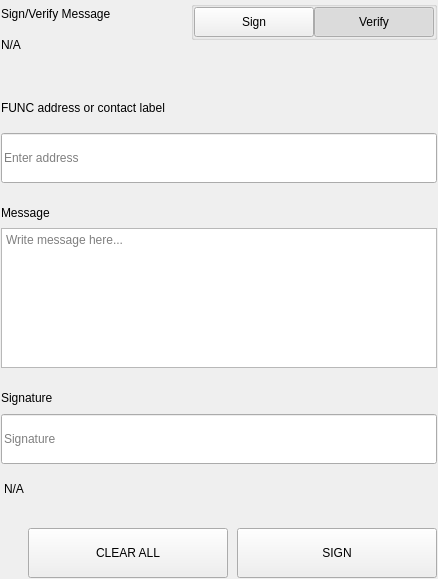
<?xml version="1.0" encoding="UTF-8"?>
<ui version="4.0">
 <class>SettingsSignMessageWidgets</class>
 <widget class="QWidget" name="SettingsSignMessageWidgets">
  <property name="geometry">
   <rect>
    <x>0</x>
    <y>0</y>
    <width>438</width>
    <height>579</height>
   </rect>
  </property>
  <property name="windowTitle">
   <string>Form</string>
  </property>
  <layout class="QVBoxLayout" name="verticalLayout">
   <property name="spacing">
    <number>0</number>
   </property>
   <property name="leftMargin">
    <number>0</number>
   </property>
   <property name="topMargin">
    <number>0</number>
   </property>
   <property name="rightMargin">
    <number>0</number>
   </property>
   <property name="bottomMargin">
    <number>0</number>
   </property>
   <item>
    <widget class="QWidget" name="left" native="true">
     <layout class="QVBoxLayout" name="verticalLayout_3">
      <property name="leftMargin">
       <number>0</number>
      </property>
      <property name="topMargin">
       <number>0</number>
      </property>
      <property name="rightMargin">
       <number>0</number>
      </property>
      <property name="bottomMargin">
       <number>0</number>
      </property>
      <item>
       <widget class="QWidget" name="container_sign" native="true">
        <layout class="QVBoxLayout" name="verticalLayout_2">
         <property name="spacing">
          <number>0</number>
         </property>
         <property name="leftMargin">
          <number>1</number>
         </property>
         <property name="topMargin">
          <number>1</number>
         </property>
         <property name="rightMargin">
          <number>1</number>
         </property>
         <property name="bottomMargin">
          <number>1</number>
         </property>
         <item>
          <layout class="QHBoxLayout" name="horizontalLayout_3" stretch="3,1">
           <property name="spacing">
            <number>40</number>
           </property>
           <item>
            <layout class="QVBoxLayout" name="verticalLayoutTitle">
             <property name="spacing">
              <number>5</number>
             </property>
             <item>
              <widget class="QLabel" name="labelTitle">
               <property name="text">
                <string>Sign/Verify Message</string>
               </property>
              </widget>
             </item>
             <item>
              <widget class="QLabel" name="labelSubtitle1">
               <property name="text">
                <string notr="true">N/A</string>
               </property>
               <property name="wordWrap">
                <bool>true</bool>
               </property>
              </widget>
             </item>
            </layout>
           </item>
           <item alignment="Qt::AlignRight|Qt::AlignTop">
            <widget class="QWidget" name="containerSwitch" native="true">
             <property name="styleSheet">
              <string notr="true">#containerSwitch{
	padding-top:9px;
}</string>
             </property>
             <layout class="QVBoxLayout" name="verticalLayout_6">
              <property name="spacing">
               <number>4</number>
              </property>
              <property name="leftMargin">
               <number>0</number>
              </property>
              <property name="topMargin">
               <number>0</number>
              </property>
              <property name="rightMargin">
               <number>0</number>
              </property>
              <property name="bottomMargin">
               <number>0</number>
              </property>
              <item alignment="Qt::AlignRight">
               <widget class="QGroupBox" name="groupBox">
                <property name="sizePolicy">
                 <sizepolicy hsizetype="Fixed" vsizetype="Preferred">
                  <horstretch>0</horstretch>
                  <verstretch>0</verstretch>
                 </sizepolicy>
                </property>
                <property name="title">
                 <string/>
                </property>
                <property name="alignment">
                 <set>Qt::AlignRight|Qt::AlignTop|Qt::AlignTrailing</set>
                </property>
                <layout class="QHBoxLayout" name="horizontalLayout_4">
                 <property name="spacing">
                  <number>0</number>
                 </property>
                 <property name="leftMargin">
                  <number>0</number>
                 </property>
                 <property name="topMargin">
                  <number>0</number>
                 </property>
                 <property name="rightMargin">
                  <number>0</number>
                 </property>
                 <property name="bottomMargin">
                  <number>0</number>
                 </property>
                 <item>
                  <widget class="QPushButton" name="pushSign">
                   <property name="minimumSize">
                    <size>
                     <width>120</width>
                     <height>30</height>
                    </size>
                   </property>
                   <property name="maximumSize">
                    <size>
                     <width>120</width>
                     <height>30</height>
                    </size>
                   </property>
                   <property name="focusPolicy">
                    <enum>Qt::NoFocus</enum>
                   </property>
                   <property name="text">
                    <string>Sign</string>
                   </property>
                   <property name="checkable">
                    <bool>true</bool>
                   </property>
                   <property name="autoExclusive">
                    <bool>true</bool>
                   </property>
                  </widget>
                 </item>
                 <item>
                  <widget class="QPushButton" name="pushVerify">
                   <property name="minimumSize">
                    <size>
                     <width>120</width>
                     <height>30</height>
                    </size>
                   </property>
                   <property name="maximumSize">
                    <size>
                     <width>120</width>
                     <height>30</height>
                    </size>
                   </property>
                   <property name="focusPolicy">
                    <enum>Qt::NoFocus</enum>
                   </property>
                   <property name="text">
                    <string>Verify</string>
                   </property>
                   <property name="checkable">
                    <bool>true</bool>
                   </property>
                   <property name="checked">
                    <bool>true</bool>
                   </property>
                   <property name="autoExclusive">
                    <bool>true</bool>
                   </property>
                  </widget>
                 </item>
                </layout>
               </widget>
              </item>
              <item alignment="Qt::AlignHCenter|Qt::AlignTop">
               <widget class="QLabel" name="labelSubtitleSwitch">
                <property name="text">
                 <string/>
                </property>
                <property name="alignment">
                 <set>Qt::AlignRight|Qt::AlignTrailing|Qt::AlignVCenter</set>
                </property>
               </widget>
              </item>
             </layout>
            </widget>
           </item>
          </layout>
         </item>
         <item>
          <spacer name="verticalSpacer_2">
           <property name="orientation">
            <enum>Qt::Vertical</enum>
           </property>
           <property name="sizeType">
            <enum>QSizePolicy::Fixed</enum>
           </property>
           <property name="sizeHint" stdset="0">
            <size>
             <width>20</width>
             <height>40</height>
            </size>
           </property>
          </spacer>
         </item>
         <item>
          <widget class="QWidget" name="containerAddress" native="true">
           <property name="sizePolicy">
            <sizepolicy hsizetype="Preferred" vsizetype="Fixed">
             <horstretch>0</horstretch>
             <verstretch>0</verstretch>
            </sizepolicy>
           </property>
           <layout class="QVBoxLayout" name="verticalLayout_5" stretch="0,0">
            <property name="spacing">
             <number>15</number>
            </property>
            <property name="leftMargin">
             <number>0</number>
            </property>
            <property name="topMargin">
             <number>0</number>
            </property>
            <property name="rightMargin">
             <number>0</number>
            </property>
            <property name="bottomMargin">
             <number>0</number>
            </property>
            <item>
             <widget class="QLabel" name="labelSubtitleAddress">
              <property name="minimumSize">
               <size>
                <width>0</width>
                <height>20</height>
               </size>
              </property>
              <property name="maximumSize">
               <size>
                <width>16777215</width>
                <height>20</height>
               </size>
              </property>
              <property name="text">
               <string>FUNC address or contact label</string>
              </property>
             </widget>
            </item>
            <item>
             <widget class="QLineEdit" name="addressIn_SM">
              <property name="minimumSize">
               <size>
                <width>0</width>
                <height>50</height>
               </size>
              </property>
              <property name="maximumSize">
               <size>
                <width>16777215</width>
                <height>50</height>
               </size>
              </property>
              <property name="placeholderText">
               <string>Enter address</string>
              </property>
             </widget>
            </item>
           </layout>
          </widget>
         </item>
         <item>
          <spacer name="verticalSpacer_3">
           <property name="orientation">
            <enum>Qt::Vertical</enum>
           </property>
           <property name="sizeType">
            <enum>QSizePolicy::Fixed</enum>
           </property>
           <property name="sizeHint" stdset="0">
            <size>
             <width>20</width>
             <height>20</height>
            </size>
           </property>
          </spacer>
         </item>
         <item>
          <layout class="QVBoxLayout" name="verticalLayout_9">
           <property name="spacing">
            <number>5</number>
           </property>
           <item>
            <widget class="QLabel" name="labelSubtitleMessage">
             <property name="minimumSize">
              <size>
               <width>0</width>
               <height>20</height>
              </size>
             </property>
             <property name="maximumSize">
              <size>
               <width>16777215</width>
               <height>20</height>
              </size>
             </property>
             <property name="text">
              <string>Message</string>
             </property>
            </widget>
           </item>
           <item>
            <widget class="QPlainTextEdit" name="messageIn_SM">
             <property name="minimumSize">
              <size>
               <width>0</width>
               <height>140</height>
              </size>
             </property>
             <property name="maximumSize">
              <size>
               <width>16777215</width>
               <height>140</height>
              </size>
             </property>
             <property name="placeholderText">
              <string>Write message here...</string>
             </property>
            </widget>
           </item>
          </layout>
         </item>
         <item>
          <spacer name="verticalSpacer_4">
           <property name="orientation">
            <enum>Qt::Vertical</enum>
           </property>
           <property name="sizeType">
            <enum>QSizePolicy::Fixed</enum>
           </property>
           <property name="sizeHint" stdset="0">
            <size>
             <width>20</width>
             <height>20</height>
            </size>
           </property>
          </spacer>
         </item>
         <item>
          <widget class="QWidget" name="widget" native="true">
           <property name="minimumSize">
            <size>
             <width>0</width>
             <height>75</height>
            </size>
           </property>
           <property name="maximumSize">
            <size>
             <width>16777215</width>
             <height>16777215</height>
            </size>
           </property>
           <layout class="QVBoxLayout" name="verticalLayout_4">
            <property name="leftMargin">
             <number>0</number>
            </property>
            <property name="topMargin">
             <number>0</number>
            </property>
            <property name="rightMargin">
             <number>0</number>
            </property>
            <property name="bottomMargin">
             <number>0</number>
            </property>
            <item>
             <widget class="QLabel" name="labelSubtitleSignature">
              <property name="minimumSize">
               <size>
                <width>0</width>
                <height>20</height>
               </size>
              </property>
              <property name="maximumSize">
               <size>
                <width>16777215</width>
                <height>20</height>
               </size>
              </property>
              <property name="text">
               <string>Signature</string>
              </property>
             </widget>
            </item>
            <item>
             <widget class="QLineEdit" name="signatureOut_SM">
              <property name="minimumSize">
               <size>
                <width>0</width>
                <height>50</height>
               </size>
              </property>
              <property name="placeholderText">
               <string>Signature</string>
              </property>
             </widget>
            </item>
           </layout>
          </widget>
         </item>
         <item>
          <widget class="QLabel" name="statusLabel_SM">
           <property name="styleSheet">
            <string notr="true">padding-top:5px;</string>
           </property>
           <property name="text">
            <string notr="true">N/A</string>
           </property>
          </widget>
         </item>
         <item>
          <spacer name="verticalSpacer">
           <property name="orientation">
            <enum>Qt::Vertical</enum>
           </property>
           <property name="sizeType">
            <enum>QSizePolicy::Fixed</enum>
           </property>
           <property name="sizeHint" stdset="0">
            <size>
             <width>20</width>
             <height>20</height>
            </size>
           </property>
          </spacer>
         </item>
         <item>
          <layout class="QHBoxLayout" name="horizontalLayout_7">
           <property name="spacing">
            <number>9</number>
           </property>
           <item>
            <spacer name="horizontalSpacer_5">
             <property name="orientation">
              <enum>Qt::Horizontal</enum>
             </property>
             <property name="sizeType">
              <enum>QSizePolicy::Expanding</enum>
             </property>
             <property name="sizeHint" stdset="0">
              <size>
               <width>40</width>
               <height>20</height>
              </size>
             </property>
            </spacer>
           </item>
           <item>
            <widget class="QPushButton" name="pushButtonClear">
             <property name="minimumSize">
              <size>
               <width>200</width>
               <height>50</height>
              </size>
             </property>
             <property name="focusPolicy">
              <enum>Qt::NoFocus</enum>
             </property>
             <property name="text">
              <string>CLEAR ALL</string>
             </property>
            </widget>
           </item>
           <item>
            <widget class="QPushButton" name="pushButtonSave">
             <property name="minimumSize">
              <size>
               <width>200</width>
               <height>50</height>
              </size>
             </property>
             <property name="maximumSize">
              <size>
               <width>200</width>
               <height>50</height>
              </size>
             </property>
             <property name="focusPolicy">
              <enum>Qt::NoFocus</enum>
             </property>
             <property name="text">
              <string>SIGN</string>
             </property>
            </widget>
           </item>
          </layout>
         </item>
        </layout>
       </widget>
      </item>
     </layout>
    </widget>
   </item>
  </layout>
 </widget>
 <resources/>
 <connections/>
</ui>
